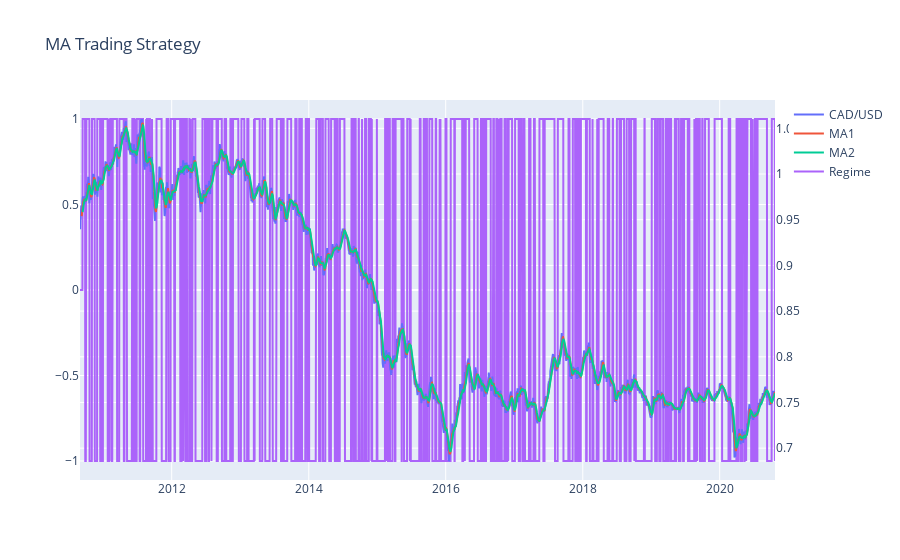

The notebook cell saved with this chart:
### Markdown cell above
6. Plotting the two moving averages and the long-short regimes.

### Code cell
#to redo the function output

layout = go.Layout(title='MA Trading Strategy', yaxis=dict(), yaxis2=dict(overlaying='y', side='right'))
fig = go.Figure(layout=layout)
fig.add_trace(go.Scatter(x=CAD.index, y=CAD['Close'], name='CAD/USD', yaxis='y2'))
fig.add_trace(go.Scatter(x=CAD.index, y=MA1, name='MA1',yaxis='y2'))
fig.add_trace(go.Scatter(x=CAD.index, y=MA2, name='MA2',yaxis='y2'))
fig.add_trace(go.Scatter(x=CAD.index, y=Long, name='Regime', yaxis='y1'))
fig

### Figure 1 — Plotly figure (JSON) as saved in the notebook; plotly's stock layout.template omitted (floating-point values rounded to 4 significant figures; data arrays with more than 128 entries replaced by an {"elided": "..."} marker saying what was removed)
{"data": [{"name": "CAD/USD", "type": "scatter", "x": {"elided": "2643 str values"}, "y": {"elided": "2643 float values"}, "yaxis": "y2"}, {"name": "MA1", "type": "scatter", "x": {"elided": "2643 str values"}, "y": {"elided": "2643 float values"}, "yaxis": "y2"}, {"name": "MA2", "type": "scatter", "x": {"elided": "2643 str values"}, "y": {"elided": "2643 float values"}, "yaxis": "y2"}, {"name": "Regime", "type": "scatter", "x": {"elided": "2643 str values"}, "y": {"elided": "2643 int values"}, "yaxis": "y"}], "layout": {"title": {"text": "MA Trading Strategy"}, "yaxis2": {"overlaying": "y", "side": "right"}}}
